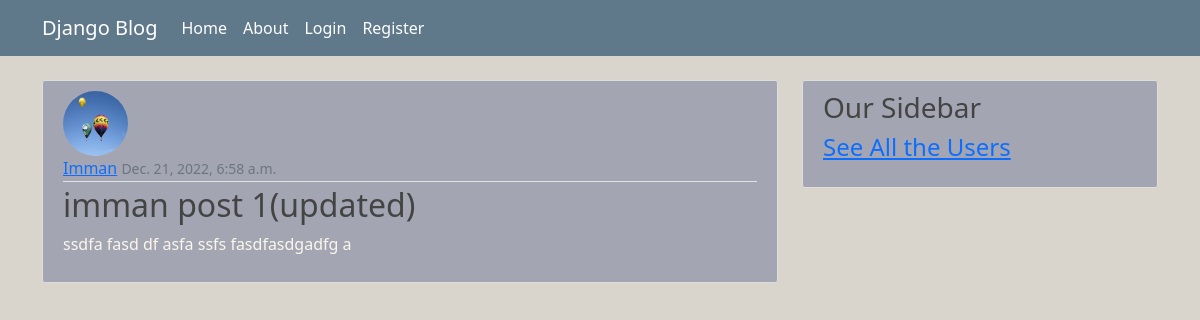
The page /post/35/ on the database its author committed.
### Blogger/models.py (models this page shows, shortened)
class Post(models.Model):
    title = models.CharField(max_length= 500)
    content = models.CharField(max_length=1000)
    date_posted = models.DateTimeField(default=timezone.now)
    author = models.ForeignKey(User, on_delete=models.CASCADE)

### User/models.py (models this page shows, shortened)
class Profile(models.Model):
    user = models.OneToOneField(User, on_delete=models.CASCADE)
    image = models.ImageField(default='default.jpg', upload_to = 'profile_pics/')

### Blogger/views.py (the view)
# urls.py: path('post/<int:pk>/',PostDetailView.as_view(), name = 'post-detail'),
class PostDetailView(DetailView):
    model = Post

### Blogger/templates/Blogger/Post_detail.html (shortened to what this page needs)
{% extends "Blogger/base.html" %}
{% block content %}
        <article class="media content-section">
            <img class="rounded-circle article-img" src = "{{ object.author.profile.image.url }}">
          <div class="media-body">
            <div class="article-metadata">
              <a class="mr-2" href="{% url 'profile' %}">{{ object.author }}</a>
              <small class="text-muted">{{ object.date_posted }}</small>
            </div>
            <h2>{{ object.title }}</h2>
            <p class="article-content">{{ object.content }}</p>
          </div>
        </article>
{% endblock content %}

### Blogger/static/Blogger/main.css (style rules this page uses)
body { background: #d9d5cc; color: #faf6eb; margin-top: 5rem; }
h1, h2, h3, h4, h5, h6 { color: #444444; }
.content-section { background: #a3a6b2; padding: 10px 20px; border: 1px solid #dddddd; border-radius: 3px; margin-bottom: 20px; }
.article-content { white-space: pre-line; }
.article-img { height: 65px; width: 65px; margin-right: 16px; }
.article-metadata { padding-bottom: 1px; margin-bottom: 4px; border-bottom: 1px solid #e3e3e3 }

### rows shown on the page
Post: author.profile.image (placeholder picture), author "Imman", date_posted "Dec. 21, 2022, 6:58 a.m.", title "imman post 1(updated)", content "ssdfa fasd df asfa ssfs fasdfasdgadfg a"
